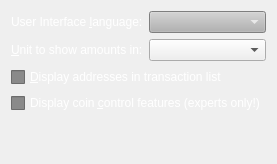
     <widget class="QWidget" name="tabDisplay">
      <attribute name="title">
       <string>&amp;Display</string>
      </attribute>
      <layout class="QVBoxLayout" name="verticalLayout_Display">
       <item>
        <layout class="QHBoxLayout" name="horizontalLayout_1_Display">
         <item>
          <widget class="QLabel" name="langLabel">
           <property name="palette">
            <palette>
             <active>
              <colorrole role="WindowText">
               <brush brushstyle="SolidPattern">
                <color alpha="255">
                 <red>255</red>
                 <green>255</green>
                 <blue>255</blue>
                </color>
               </brush>
              </colorrole>
              <colorrole role="Button">
               <brush brushstyle="SolidPattern">
                <color alpha="255">
                 <red>138</red>
                 <green>138</green>
                 <blue>138</blue>
                </color>
               </brush>
              </colorrole>
              <colorrole role="Base">
               <brush brushstyle="SolidPattern">
                <color alpha="255">
                 <red>138</red>
                 <green>138</green>
                 <blue>138</blue>
                </color>
               </brush>
              </colorrole>
              <colorrole role="Window">
               <brush brushstyle="SolidPattern">
                <color alpha="255">
                 <red>138</red>
                 <green>138</green>
                 <blue>138</blue>
                </color>
               </brush>
              </colorrole>
             </active>
             <inactive>
              <colorrole role="WindowText">
               <brush brushstyle="SolidPattern">
                <color alpha="255">
                 <red>255</red>
                 <green>255</green>
                 <blue>255</blue>
                </color>
               </brush>
              </colorrole>
              <colorrole role="Button">
               <brush brushstyle="SolidPattern">
                <color alpha="255">
                 <red>138</red>
                 <green>138</green>
                 <blue>138</blue>
                </color>
               </brush>
              </colorrole>
              <colorrole role="Base">
               <brush brushstyle="SolidPattern">
                <color alpha="255">
                 <red>138</red>
                 <green>138</green>
                 <blue>138</blue>
                </color>
               </brush>
              </colorrole>
              <colorrole role="Window">
               <brush brushstyle="SolidPattern">
                <color alpha="255">
                 <red>138</red>
                 <green>138</green>
                 <blue>138</blue>
                </color>
               </brush>
              </colorrole>
             </inactive>
             <disabled>
              <colorrole role="WindowText">
               <brush brushstyle="SolidPattern">
                <color alpha="255">
                 <red>69</red>
                 <green>69</green>
                 <blue>69</blue>
                </color>
               </brush>
              </colorrole>
              <colorrole role="Button">
               <brush brushstyle="SolidPattern">
                <color alpha="255">
                 <red>138</red>
                 <green>138</green>
                 <blue>138</blue>
                </color>
               </brush>
              </colorrole>
              <colorrole role="Base">
               <brush brushstyle="SolidPattern">
                <color alpha="255">
                 <red>138</red>
                 <green>138</green>
                 <blue>138</blue>
                </color>
               </brush>
              </colorrole>
              <colorrole role="Window">
               <brush brushstyle="SolidPattern">
                <color alpha="255">
                 <red>138</red>
                 <green>138</green>
                 <blue>138</blue>
                </color>
               </brush>
              </colorrole>
             </disabled>
            </palette>
           </property>
           <property name="autoFillBackground">
            <bool>false</bool>
           </property>
           <property name="text">
            <string>User Interface &amp;language:</string>
           </property>
           <property name="textFormat">
            <enum>Qt::PlainText</enum>
           </property>
           <property name="buddy">
            <cstring>lang</cstring>
           </property>
          </widget>
         </item>
         <item>
          <widget class="QValueComboBox" name="lang">
           <property name="palette">
            <palette>
             <active>
              <colorrole role="WindowText">
               <brush brushstyle="SolidPattern">
                <color alpha="255">
                 <red>255</red>
                 <green>255</green>
                 <blue>255</blue>
                </color>
               </brush>
              </colorrole>
              <colorrole role="Button">
               <brush brushstyle="SolidPattern">
                <color alpha="255">
                 <red>178</red>
                 <green>178</green>
                 <blue>178</blue>
                </color>
               </brush>
              </colorrole>
              <colorrole role="Text">
               <brush brushstyle="SolidPattern">
                <color alpha="255">
                 <red>255</red>
                 <green>255</green>
                 <blue>255</blue>
                </color>
               </brush>
              </colorrole>
              <colorrole role="ButtonText">
               <brush brushstyle="SolidPattern">
                <color alpha="255">
                 <red>255</red>
                 <green>255</green>
                 <blue>255</blue>
                </color>
               </brush>
              </colorrole>
              <colorrole role="Base">
               <brush brushstyle="SolidPattern">
                <color alpha="255">
                 <red>178</red>
                 <green>178</green>
                 <blue>178</blue>
                </color>
               </brush>
              </colorrole>
              <colorrole role="Window">
               <brush brushstyle="SolidPattern">
                <color alpha="255">
                 <red>178</red>
                 <green>178</green>
                 <blue>178</blue>
                </color>
               </brush>
              </colorrole>
             </active>
             <inactive>
              <colorrole role="WindowText">
               <brush brushstyle="SolidPattern">
                <color alpha="255">
                 <red>255</red>
                 <green>255</green>
                 <blue>255</blue>
                </color>
               </brush>
              </colorrole>
              <colorrole role="Button">
               <brush brushstyle="SolidPattern">
                <color alpha="255">
                 <red>178</red>
                 <green>178</green>
                 <blue>178</blue>
                </color>
               </brush>
              </colorrole>
              <colorrole role="Text">
               <brush brushstyle="SolidPattern">
                <color alpha="255">
                 <red>255</red>
                 <green>255</green>
                 <blue>255</blue>
                </color>
               </brush>
              </colorrole>
              <colorrole role="ButtonText">
               <brush brushstyle="SolidPattern">
                <color alpha="255">
                 <red>255</red>
                 <green>255</green>
                 <blue>255</blue>
                </color>
               </brush>
              </colorrole>
              <colorrole role="Base">
               <brush brushstyle="SolidPattern">
                <color alpha="255">
                 <red>178</red>
                 <green>178</green>
                 <blue>178</blue>
                </color>
               </brush>
              </colorrole>
              <colorrole role="Window">
               <brush brushstyle="SolidPattern">
                <color alpha="255">
                 <red>178</red>
                 <green>178</green>
                 <blue>178</blue>
                </color>
               </brush>
              </colorrole>
             </inactive>
             <disabled>
              <colorrole role="WindowText">
               <brush brushstyle="SolidPattern">
                <color alpha="255">
                 <red>255</red>
                 <green>255</green>
                 <blue>255</blue>
                </color>
               </brush>
              </colorrole>
              <colorrole role="Button">
               <brush brushstyle="SolidPattern">
                <color alpha="255">
                 <red>178</red>
                 <green>178</green>
                 <blue>178</blue>
                </color>
               </brush>
              </colorrole>
              <colorrole role="Text">
               <brush brushstyle="SolidPattern">
                <color alpha="255">
                 <red>255</red>
                 <green>255</green>
                 <blue>255</blue>
                </color>
               </brush>
              </colorrole>
              <colorrole role="ButtonText">
               <brush brushstyle="SolidPattern">
                <color alpha="255">
                 <red>255</red>
                 <green>255</green>
                 <blue>255</blue>
                </color>
               </brush>
              </colorrole>
              <colorrole role="Base">
               <brush brushstyle="SolidPattern">
                <color alpha="255">
                 <red>178</red>
                 <green>178</green>
                 <blue>178</blue>
                </color>
               </brush>
              </colorrole>
              <colorrole role="Window">
               <brush brushstyle="SolidPattern">
                <color alpha="255">
                 <red>178</red>
                 <green>178</green>
                 <blue>178</blue>
                </color>
               </brush>
              </colorrole>
             </disabled>
            </palette>
           </property>
           <property name="toolTip">
            <string>The user interface language can be set here. This setting will take effect after restarting Chickennuggets.</string>
           </property>
           <property name="styleSheet">
            <string notr="true">color: white;</string>
           </property>
          </widget>
         </item>
        </layout>
       </item>
       <item>
        <layout class="QHBoxLayout" name="horizontalLayout_2_Display">
         <item>
          <widget class="QLabel" name="unitLabel">
           <property name="palette">
            <palette>
             <active>
              <colorrole role="WindowText">
               <brush brushstyle="SolidPattern">
                <color alpha="255">
                 <red>255</red>
                 <green>255</green>
                 <blue>255</blue>
                </color>
               </brush>
              </colorrole>
              <colorrole role="Button">
               <brush brushstyle="SolidPattern">
                <color alpha="255">
                 <red>138</red>
                 <green>138</green>
                 <blue>138</blue>
                </color>
               </brush>
              </colorrole>
              <colorrole role="Base">
               <brush brushstyle="SolidPattern">
                <color alpha="255">
                 <red>138</red>
                 <green>138</green>
                 <blue>138</blue>
                </color>
               </brush>
              </colorrole>
              <colorrole role="Window">
               <brush brushstyle="SolidPattern">
                <color alpha="255">
                 <red>138</red>
                 <green>138</green>
                 <blue>138</blue>
                </color>
               </brush>
              </colorrole>
             </active>
             <inactive>
              <colorrole role="WindowText">
               <brush brushstyle="SolidPattern">
                <color alpha="255">
                 <red>255</red>
                 <green>255</green>
                 <blue>255</blue>
                </color>
               </brush>
              </colorrole>
              <colorrole role="Button">
               <brush brushstyle="SolidPattern">
                <color alpha="255">
                 <red>138</red>
                 <green>138</green>
                 <blue>138</blue>
                </color>
               </brush>
              </colorrole>
              <colorrole role="Base">
               <brush brushstyle="SolidPattern">
                <color alpha="255">
                 <red>138</red>
                 <green>138</green>
                 <blue>138</blue>
                </color>
               </brush>
              </colorrole>
              <colorrole role="Window">
               <brush brushstyle="SolidPattern">
                <color alpha="255">
                 <red>138</red>
                 <green>138</green>
                 <blue>138</blue>
                </color>
               </brush>
              </colorrole>
             </inactive>
             <disabled>
              <colorrole role="WindowText">
               <brush brushstyle="SolidPattern">
                <color alpha="255">
                 <red>69</red>
                 <green>69</green>
                 <blue>69</blue>
                </color>
               </brush>
              </colorrole>
              <colorrole role="Button">
               <brush brushstyle="SolidPattern">
                <color alpha="255">
                 <red>138</red>
                 <green>138</green>
                 <blue>138</blue>
                </color>
               </brush>
              </colorrole>
              <colorrole role="Base">
               <brush brushstyle="SolidPattern">
                <color alpha="255">
                 <red>138</red>
                 <green>138</green>
                 <blue>138</blue>
                </color>
               </brush>
              </colorrole>
              <colorrole role="Window">
               <brush brushstyle="SolidPattern">
                <color alpha="255">
                 <red>138</red>
                 <green>138</green>
                 <blue>138</blue>
                </color>
               </brush>
              </colorrole>
             </disabled>
            </palette>
           </property>
           <property name="autoFillBackground">
            <bool>false</bool>
           </property>
           <property name="text">
            <string>&amp;Unit to show amounts in:</string>
           </property>
           <property name="textFormat">
            <enum>Qt::PlainText</enum>
           </property>
           <property name="buddy">
            <cstring>unit</cstring>
           </property>
          </widget>
         </item>
         <item>
          <widget class="QValueComboBox" name="unit">
           <property name="toolTip">
            <string>Choose the default subdivision unit to show in the interface and when sending coins.</string>
           </property>
           <property name="styleSheet">
            <string notr="true"/>
           </property>
          </widget>
         </item>
        </layout>
       </item>
       <item>
        <widget class="QCheckBox" name="displayAddresses">
         <property name="palette">
          <palette>
           <active>
            <colorrole role="WindowText">
             <brush brushstyle="SolidPattern">
              <color alpha="255">
               <red>255</red>
               <green>255</green>
               <blue>255</blue>
              </color>
             </brush>
            </colorrole>
            <colorrole role="Button">
             <brush brushstyle="SolidPattern">
              <color alpha="255">
               <red>138</red>
               <green>138</green>
               <blue>138</blue>
              </color>
             </brush>
            </colorrole>
            <colorrole role="Text">
             <brush brushstyle="SolidPattern">
              <color alpha="255">
               <red>255</red>
               <green>255</green>
               <blue>255</blue>
              </color>
             </brush>
            </colorrole>
            <colorrole role="ButtonText">
             <brush brushstyle="SolidPattern">
              <color alpha="255">
               <red>255</red>
               <green>255</green>
               <blue>255</blue>
              </color>
             </brush>
            </colorrole>
            <colorrole role="Base">
             <brush brushstyle="SolidPattern">
              <color alpha="255">
               <red>138</red>
               <green>138</green>
               <blue>138</blue>
              </color>
             </brush>
            </colorrole>
            <colorrole role="Window">
             <brush brushstyle="SolidPattern">
              <color alpha="255">
               <red>138</red>
               <green>138</green>
               <blue>138</blue>
              </color>
             </brush>
            </colorrole>
           </active>
           <inactive>
            <colorrole role="WindowText">
             <brush brushstyle="SolidPattern">
              <color alpha="255">
               <red>255</red>
               <green>255</green>
               <blue>255</blue>
              </color>
             </brush>
            </colorrole>
            <colorrole role="Button">
             <brush brushstyle="SolidPattern">
              <color alpha="255">
               <red>138</red>
               <green>138</green>
               <blue>138</blue>
              </color>
             </brush>
            </colorrole>
            <colorrole role="Text">
             <brush brushstyle="SolidPattern">
              <color alpha="255">
               <red>255</red>
               <green>255</green>
               <blue>255</blue>
              </color>
             </brush>
            </colorrole>
            <colorrole role="ButtonText">
             <brush brushstyle="SolidPattern">
              <color alpha="255">
               <red>255</red>
               <green>255</green>
               <blue>255</blue>
              </color>
             </brush>
            </colorrole>
            <colorrole role="Base">
             <brush brushstyle="SolidPattern">
              <color alpha="255">
               <red>138</red>
               <green>138</green>
               <blue>138</blue>
              </color>
             </brush>
            </colorrole>
            <colorrole role="Window">
             <brush brushstyle="SolidPattern">
              <color alpha="255">
               <red>138</red>
               <green>138</green>
               <blue>138</blue>
              </color>
             </brush>
            </colorrole>
           </inactive>
           <disabled>
            <colorrole role="WindowText">
             <brush brushstyle="SolidPattern">
              <color alpha="255">
               <red>255</red>
               <green>255</green>
               <blue>255</blue>
              </color>
             </brush>
            </colorrole>
            <colorrole role="Button">
             <brush brushstyle="SolidPattern">
              <color alpha="255">
               <red>138</red>
               <green>138</green>
               <blue>138</blue>
              </color>
             </brush>
            </colorrole>
            <colorrole role="Text">
             <brush brushstyle="SolidPattern">
              <color alpha="255">
               <red>255</red>
               <green>255</green>
               <blue>255</blue>
              </color>
             </brush>
            </colorrole>
            <colorrole role="ButtonText">
             <brush brushstyle="SolidPattern">
              <color alpha="255">
               <red>255</red>
               <green>255</green>
               <blue>255</blue>
              </color>
             </brush>
            </colorrole>
            <colorrole role="Base">
             <brush brushstyle="SolidPattern">
              <color alpha="255">
               <red>138</red>
               <green>138</green>
               <blue>138</blue>
              </color>
             </brush>
            </colorrole>
            <colorrole role="Window">
             <brush brushstyle="SolidPattern">
              <color alpha="255">
               <red>138</red>
               <green>138</green>
               <blue>138</blue>
              </color>
             </brush>
            </colorrole>
           </disabled>
          </palette>
         </property>
         <property name="toolTip">
          <string>Whether to show Chickennuggets addresses in the transaction list or not.</string>
         </property>
         <property name="autoFillBackground">
          <bool>false</bool>
         </property>
         <property name="styleSheet">
          <string notr="true">
color: rgb(255,255,255);</string>
         </property>
         <property name="text">
          <string>&amp;Display addresses in transaction list</string>
         </property>
        </widget>
       </item>
       <item>
        <widget class="QCheckBox" name="coinControlFeatures">
         <property name="palette">
          <palette>
           <active>
            <colorrole role="WindowText">
             <brush brushstyle="SolidPattern">
              <color alpha="255">
               <red>255</red>
               <green>255</green>
               <blue>255</blue>
              </color>
             </brush>
            </colorrole>
            <colorrole role="Button">
             <brush brushstyle="SolidPattern">
              <color alpha="255">
               <red>138</red>
               <green>138</green>
               <blue>138</blue>
              </color>
             </brush>
            </colorrole>
            <colorrole role="Text">
             <brush brushstyle="SolidPattern">
              <color alpha="255">
               <red>255</red>
               <green>255</green>
               <blue>255</blue>
              </color>
             </brush>
            </colorrole>
            <colorrole role="ButtonText">
             <brush brushstyle="SolidPattern">
              <color alpha="255">
               <red>255</red>
               <green>255</green>
               <blue>255</blue>
              </color>
             </brush>
            </colorrole>
            <colorrole role="Base">
             <brush brushstyle="SolidPattern">
              <color alpha="255">
               <red>138</red>
               <green>138</green>
               <blue>138</blue>
              </color>
             </brush>
            </colorrole>
            <colorrole role="Window">
             <brush brushstyle="SolidPattern">
              <color alpha="255">
               <red>138</red>
               <green>138</green>
               <blue>138</blue>
              </color>
             </brush>
            </colorrole>
           </active>
           <inactive>
            <colorrole role="WindowText">
             <brush brushstyle="SolidPattern">
              <color alpha="255">
               <red>255</red>
               <green>255</green>
               <blue>255</blue>
              </color>
             </brush>
            </colorrole>
            <colorrole role="Button">
             <brush brushstyle="SolidPattern">
              <color alpha="255">
               <red>138</red>
               <green>138</green>
               <blue>138</blue>
              </color>
             </brush>
            </colorrole>
            <colorrole role="Text">
             <brush brushstyle="SolidPattern">
              <color alpha="255">
               <red>255</red>
               <green>255</green>
               <blue>255</blue>
              </color>
             </brush>
            </colorrole>
            <colorrole role="ButtonText">
             <brush brushstyle="SolidPattern">
              <color alpha="255">
               <red>255</red>
               <green>255</green>
               <blue>255</blue>
              </color>
             </brush>
            </colorrole>
            <colorrole role="Base">
             <brush brushstyle="SolidPattern">
              <color alpha="255">
               <red>138</red>
               <green>138</green>
               <blue>138</blue>
              </color>
             </brush>
            </colorrole>
            <colorrole role="Window">
             <brush brushstyle="SolidPattern">
              <color alpha="255">
               <red>138</red>
               <green>138</green>
               <blue>138</blue>
              </color>
             </brush>
            </colorrole>
           </inactive>
           <disabled>
            <colorrole role="WindowText">
             <brush brushstyle="SolidPattern">
              <color alpha="255">
               <red>255</red>
               <green>255</green>
               <blue>255</blue>
              </color>
             </brush>
            </colorrole>
            <colorrole role="Button">
             <brush brushstyle="SolidPattern">
              <color alpha="255">
               <red>138</red>
               <green>138</green>
               <blue>138</blue>
              </color>
             </brush>
            </colorrole>
            <colorrole role="Text">
             <brush brushstyle="SolidPattern">
              <color alpha="255">
               <red>255</red>
               <green>255</green>
               <blue>255</blue>
              </color>
             </brush>
            </colorrole>
            <colorrole role="ButtonText">
             <brush brushstyle="SolidPattern">
              <color alpha="255">
               <red>255</red>
               <green>255</green>
               <blue>255</blue>
              </color>
             </brush>
            </colorrole>
            <colorrole role="Base">
             <brush brushstyle="SolidPattern">
              <color alpha="255">
               <red>138</red>
               <green>138</green>
               <blue>138</blue>
              </color>
             </brush>
            </colorrole>
            <colorrole role="Window">
             <brush brushstyle="SolidPattern">
              <color alpha="255">
               <red>138</red>
               <green>138</green>
               <blue>138</blue>
              </color>
             </brush>
            </colorrole>
           </disabled>
          </palette>
         </property>
         <property name="toolTip">
          <string>Whether to show coin control features or not.</string>
         </property>
         <property name="autoFillBackground">
          <bool>false</bool>
         </property>
         <property name="styleSheet">
          <string notr="true">
color: rgb(255,255,255);</string>
         </property>
         <property name="text">
          <string>Display coin &amp;control features (experts only!)</string>
         </property>
        </widget>
       </item>
       <item>
        <spacer name="verticalSpacer_Display">
         <property name="orientation">
          <enum>Qt::Vertical</enum>
         </property>
         <property name="sizeHint" stdset="0">
          <size>
           <width>20</width>
           <height>40</height>
          </size>
         </property>
        </spacer>
       </item>
      </layout>
     </widget>
